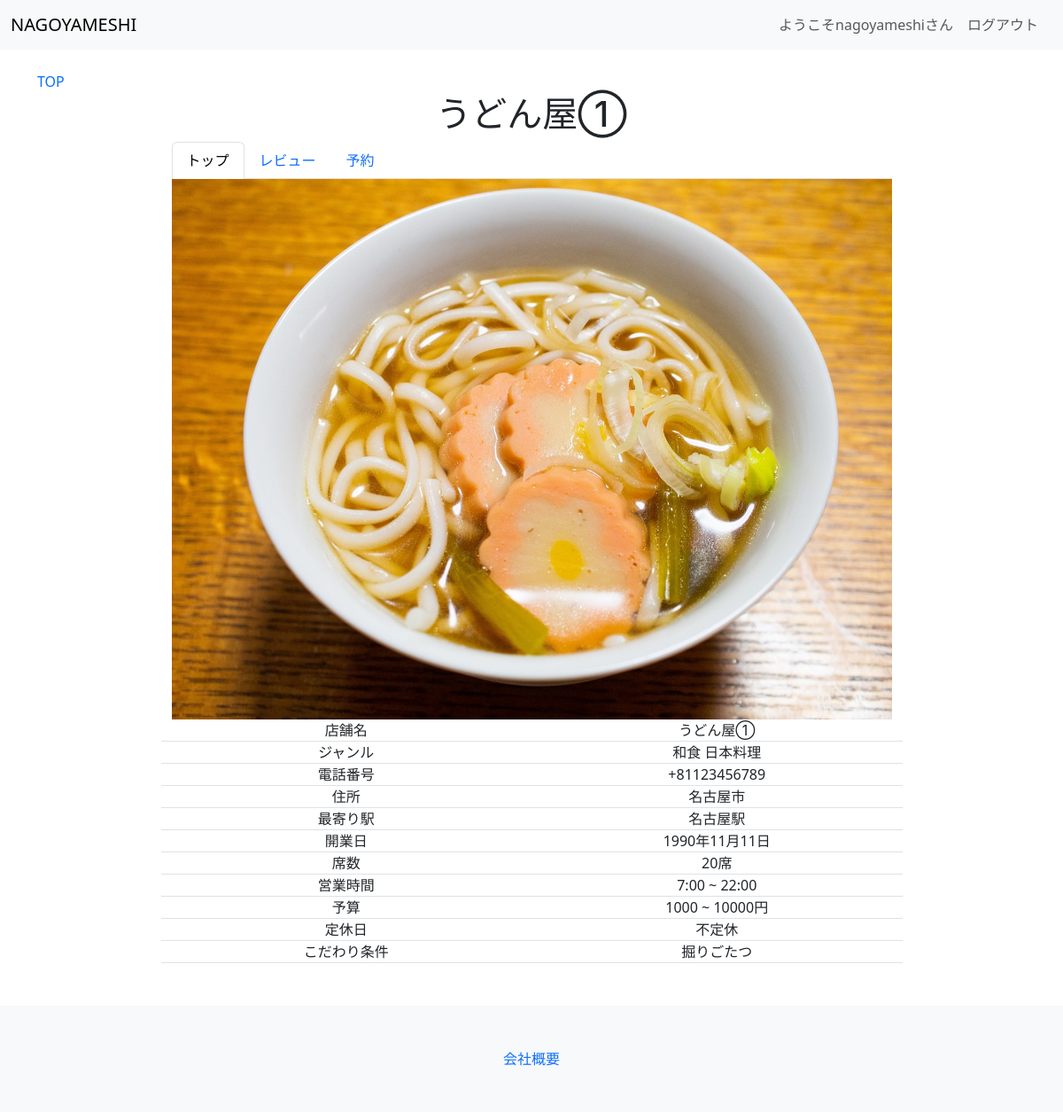
/nagoyameshi/detail/1 (signed in), run on the app's committed database.
### nagoyameshi/models.py (models this page shows, shortened)
class Member(AbstractUser):
    name = models.CharField(verbose_name="名前", max_length=50,)
    email = models.EmailField(verbose_name="email", max_length=50,)
    password = models.CharField(verbose_name="パスワード", max_length=10)
    cardholder_name = models.CharField(verbose_name="クレジットカード登録名", max_length=100, blank=True, null=True)
    card_number = models.CharField(verbose_name="カード番号", max_length=16, blank=True, null=True)  # 仮の設定。実際には暗号化が必要です
    expiration_date = models.DateField(verbose_name="有効期限", blank=True, null=True, )
    cvv = models.CharField(verbose_name="cvv", max_length=4, blank=True, null=True)  # 仮の設定。実際には暗号化が必要です
    created_at = models.DateField(auto_now_add = True, null=True)
    updated_at = models.DateField(auto_now = True)
    def __str__(self):
        return str(self.name)

class Shop(models.Model):
    name = models.CharField(verbose_name="店名", max_length=50)
    image = models.ImageField(verbose_name="写真", blank=True, default="media_local/noImage.png", upload_to="media_local")
    phonenumber = PhoneNumberField(verbose_name="電話番号", region='JP', default="01-2345-6789")
    address = models.CharField(verbose_name="住所", max_length=100, default="名古屋市")
    access = models.CharField(verbose_name="アクセス", max_length=100, default="徒歩5分")
    neareststation = models.CharField(verbose_name="最寄駅", max_length=50, default="名古屋駅")
    condition = models.ManyToManyField("Condition", verbose_name="こだわり条件")
    openingdate = models.DateField(verbose_name="開業日", default="1990-11-11")
    seats = models.PositiveIntegerField(verbose_name="席数", default="20")
    opening_time = models.TimeField(verbose_name="開店時間", default="7:00")
    closing_time = models.TimeField(verbose_name="閉店時間", default="22:00")
    day_of_week = models.ManyToManyField("DayOfWeek", verbose_name="定休日")
    budget_min = models.PositiveIntegerField(verbose_name="予算(安)", default="1000")
    budget_max = models.PositiveIntegerField(verbose_name="予算(高)", default="10000")
    genre = models.ManyToManyField("Genre", verbose_name="ジャンル")
    created_at = models.DateField(auto_now_add = True)
    updated_at = models.DateField(auto_now = True)

class Genre(models.Model):
    genre = models.CharField(verbose_name="ジャンル", max_length=50,)
    def __str__(self):
        return(self.genre)

class DayOfWeek(models.Model):
    day_of_week = models.CharField(verbose_name="店休日", max_length=50,)
    def __str__(self):
        return(self.day_of_week)

class Condition(models.Model):
    kodawari = models.CharField(verbose_name="こだわり条件", max_length=50,)
    def __str__(self):
        return(self.kodawari)

### nagoyameshi/views.py (the view)
# urls.py: path('detail/<int:pk>', views.ShopDetail, name='detail'),
def ShopDetail(request, pk):
    shop = get_object_or_404(Shop, pk=pk)
    conditions = shop.condition.all()
    params = {
        'shop': shop,
        'conditions': conditions,
    }
    return render(request, "nagoyameshi/shop_detail.html", params)

### nagoyameshi/templates/nagoyameshi/shop_detail.html (shortened to what this page needs)
{% extends "base.html" %}
{% load static %}
{% block content %}
<a href="{% url 'nagoyameshi:top' %}">TOP</a>
<div class="container text-center w-75">
  <div class="row">
    <h1 class="col text-center">{{shop.name}}</h1>
  </div>
  <ul class="nav nav-tabs" id="myTab" role="tablist">
    <li class="nav-item" role="presentation">
      <button class="nav-link active" id="home-tab" data-bs-toggle="tab" data-bs-target="#home" type="button" role="tab" aria-controls="home" aria-selected="true">トップ</button>
    </li>
    <li class="nav-item" role="presentation">
      <button class="nav-link" id="review-tab" data-bs-toggle="tab" data-bs-target="#review" type="button" role="tab" aria-controls="review" aria-selected="false">レビュー</button>
    </li>
    <li class="nav-item" role="presentation">
      <button class="nav-link" id="reserve-tab" data-bs-toggle="tab" data-bs-target="#reserve" type="button" role="tab" aria-controls="reserve" aria-selected="false">予約</button>
    </li>
  </ul>
  <div class="tab-content">
    <div class="tab-pane active" id="home" role="tabpanel" aria-labelledby="home-tab" tabindex="0">
      <img class="card-img-top" src="{{shop.image.url}}">
        <div class="row border-bottom">
          <div class="col">店舗名</div>
          <div class="col">{{shop.name}}</div>
        </div>
        <div class="row border-bottom">
          <div class="col">ジャンル</div>
          <div class="col">
            {% for genre in shop.genre.all %}
            {{ genre }}
            {% endfor %}
          </div>
        </div>
        <div class="row border-bottom">
          <div class="col">電話番号</div>
          <div class="col">{{shop.phonenumber}}</div>
        </div>
        <div class="row border-bottom">
          <div class="col">住所</div>
          <div class="col">{{shop.address}}</div>
        </div>
        <div class="row border-bottom">
          <div class="col">最寄り駅</div>
          <div class="col">{{shop.neareststation}}</div>
        </div>
        <div class="row border-bottom">
          <div class="col">開業日</div>
          <div class="col">{{shop.openingdate}}</div>
        </div>
        <div class="row border-bottom">
          <div class="col">席数</div>
          <div class="col">{{shop.seats}}席</div>
        </div>
        <div class="row border-bottom">
          <div class="col">営業時間</div>
          <div class="col">{{shop.opening_time}} ~ {{shop.closing_time}}</div>
        </div>
        <div class="row border-bottom">
          <div class="col">予算</div>
          <div class="col">{{shop.budget_min}} ~ {{shop.budget_max}}円</div>
        </div>
        <div class="row border-bottom">
          <div class="col">定休日</div>
          <div class="col">
            {% for dayofweek in shop.day_of_week.all %}
            {{ dayofweek }}
            {% endfor %}
          </div>
        </div>
        <div class="row border-bottom">
          <div class="col">こだわり条件</div>
          <div class="col">
            {% for cond in shop.condition.all %}
            {{ cond }}
            {% endfor %}
          </div>
        </div>
    </div>
  </div>
</div>
{% endblock content %}

### templates/base.html (shortened to what this page needs)
{% load static %}
<!DOCTYPE html>
<html lang="ja">
<head>
    <link href="https://cdn.jsdelivr.net/npm/bootstrap@5.3.0/dist/css/bootstrap.min.css" rel="stylesheet">
    <link rel="stylesheet" type="text/css" href="{% static 'nagoyameshi/css/style.css' %}">
</head>
<body>
    <nav class="navbar navbar-expand-lg bg-body-tertiary">
        <div class="container-fluid">
          <a class="navbar-brand" href="{% url 'nagoyameshi:top' %}">NAGOYAMESHI</a>
            <div class="collapse navbar-collapse justify-content-end" id="navbarNav">
                <ul class="navbar-nav">
                    {% if request.user.is_authenticated %}
                    <span class="navbar-text">ようこそ{{ user.get_username }}さん</span>
                    <li class="nav-item px-2">
                        <a class="nav-link" href="{% url 'accounts:logout' %}">ログアウト</a>
                    </li>
                    {% endif %}
                </ul>
            </div>
        </div>
    </nav>
    <div class="container mt-4">
        {% block content %}{% endblock %}
    </div>
    <footer class="bg-light mt-5">
        <div class="d-flex justify-content-center">
            <a href="" class="m-5">会社概要</a>
        </div>
    </footer>
</body>
</html>

### nagoyameshi/static/nagoyameshi/css/style.css (style rules this page uses)
a { text-decoration: none; }

### data on the page
Member: get_username "nagoyameshi"
Shop: name "うどん屋①", image (picture), phonenumber "+81123456789", address "名古屋市", neareststation "名古屋駅", openingdate "1990年11月11日", seats "20", opening_time "7:00", closing_time "22:00", budget_min "1000", budget_max "10000"
Genre: genre "和食"
Genre: genre "日本料理"
DayOfWeek: day_of_week "不定休"
Condition: kodawari "掘りごたつ"
